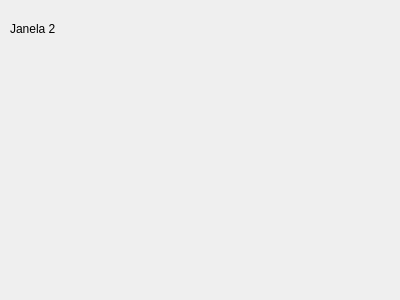
<?xml version="1.0" encoding="UTF-8"?>
<ui version="4.0">
 <class>NewWindow</class>
 <widget class="QDialog" name="NewWindow">
  <property name="geometry">
   <rect>
    <x>0</x>
    <y>0</y>
    <width>400</width>
    <height>300</height>
   </rect>
  </property>
  <property name="windowTitle">
   <string>Dialog</string>
  </property>
  <widget class="QLabel" name="label">
   <property name="geometry">
    <rect>
     <x>10</x>
     <y>20</y>
     <width>54</width>
     <height>17</height>
    </rect>
   </property>
   <property name="text">
    <string>Janela 2</string>
   </property>
  </widget>
 </widget>
 <resources/>
 <connections/>
</ui>
